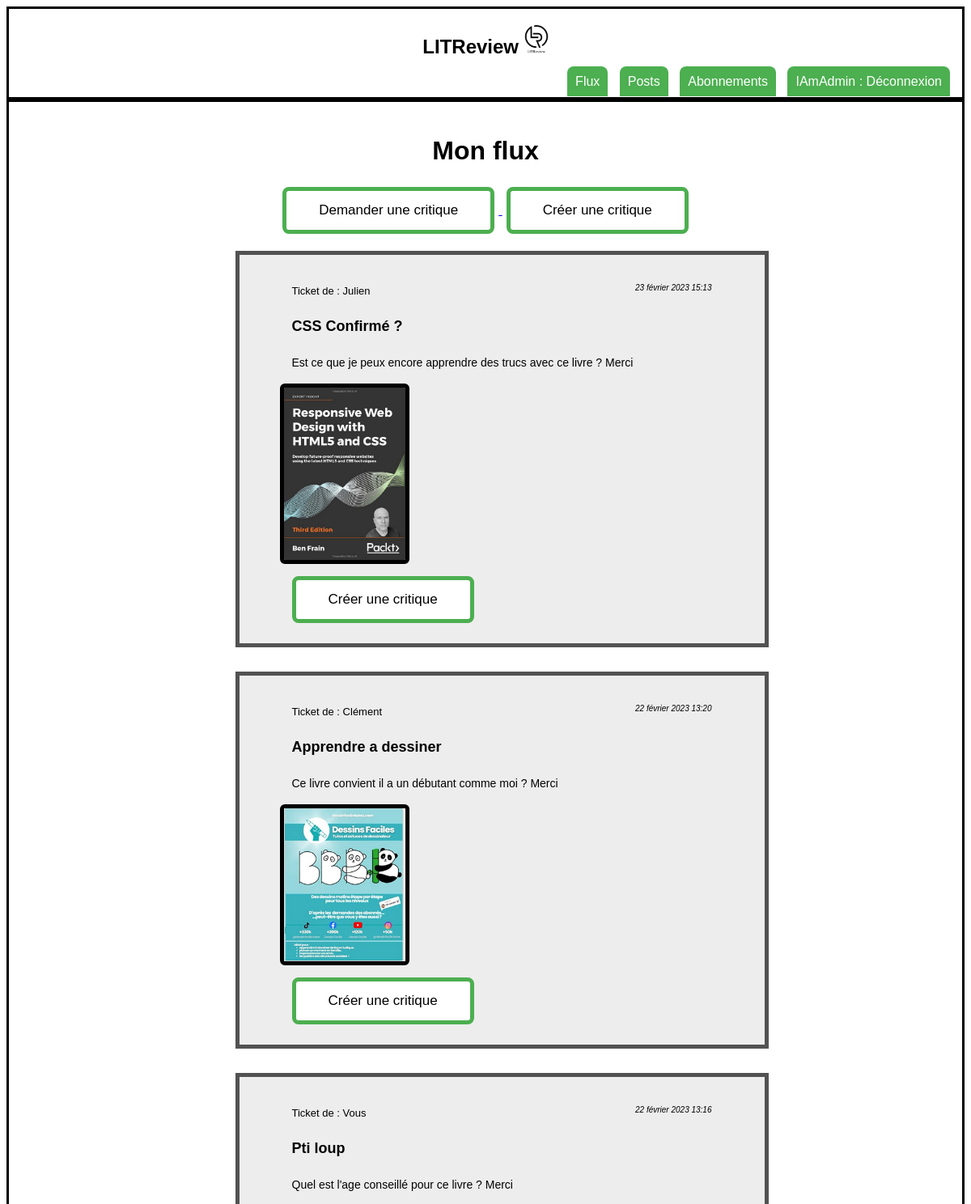
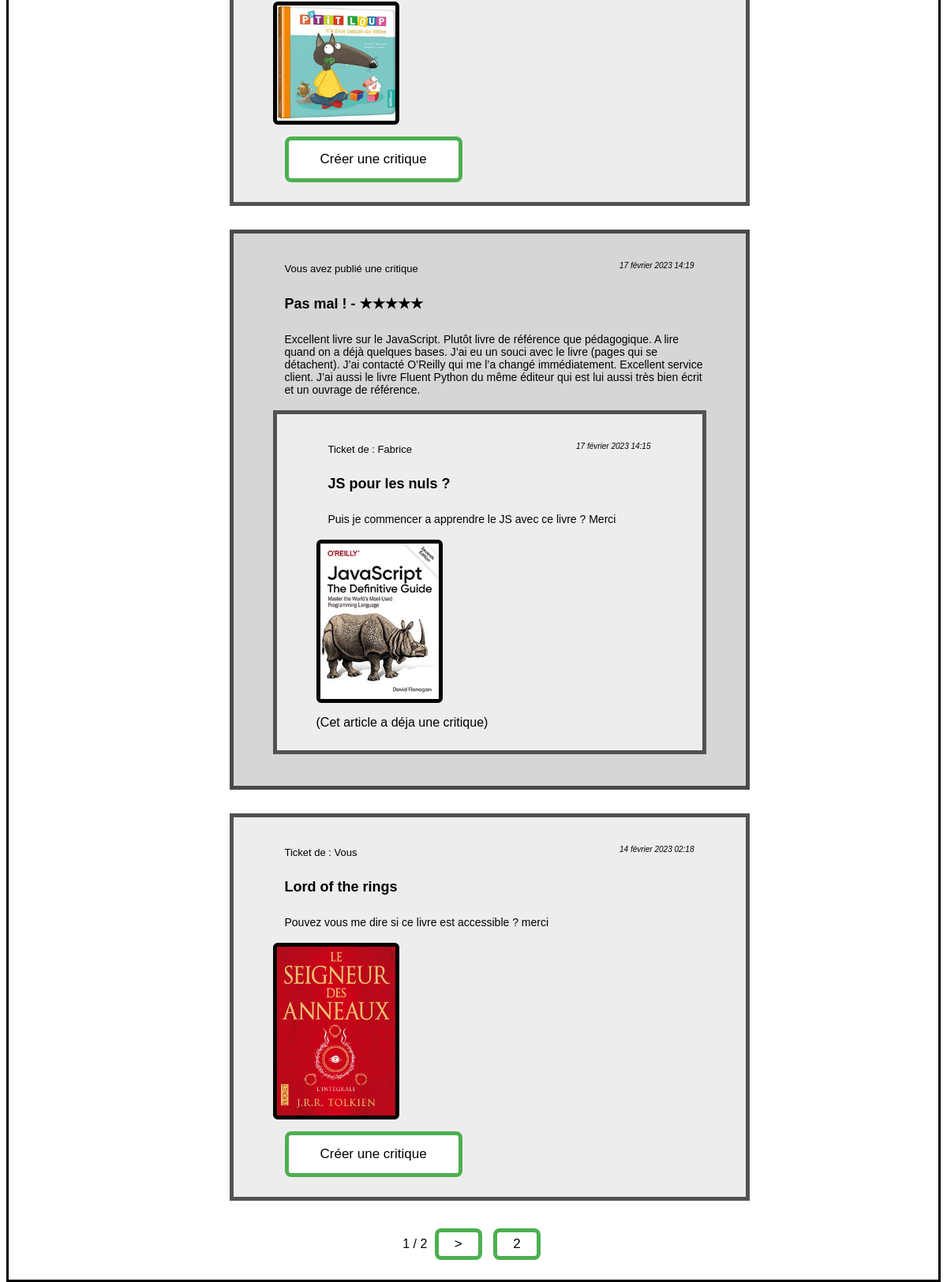
Screenshot of /flux/ (signed in) with the database file from the repository (2 pictures, top to bottom).
### review/models.py (models this page shows)
class Ticket(models.Model):
    title = models.CharField(max_length=128)
    description = models.TextField(max_length=2048,
                                   blank=True)
    user = models.ForeignKey(to=settings.AUTH_USER_MODEL,
                             on_delete=models.CASCADE)
    image = models.ImageField(null=True,
                              blank=True)
    time_created = models.DateTimeField(auto_now_add=True)

class Review(models.Model):
    headline = models.CharField(max_length=128)
    body = models.TextField(max_length=8192,
                            blank=True)
    time_created = models.DateTimeField(auto_now_add=True)
    ticket = models.ForeignKey(to=Ticket,
                               on_delete=models.CASCADE,
                               related_name='with_ticket')
    rating = models.PositiveSmallIntegerField(validators=[MinValueValidator(0),
                                                          MaxValueValidator(5)])
    user = models.ForeignKey(to=settings.AUTH_USER_MODEL,
                             on_delete=models.CASCADE)

### review/views.py (the view)
# urls.py: path('flux/', review.views.flux, name='flux'),
@login_required
def flux(request):
    tickets = Ticket.objects.filter(
        Q(user__followed_by__user=request.user) |
        Q(user=request.user)
    ).distinct()
    tickets_filter = Ticket.objects.filter(user=request.user)
    reviews = Review.objects.filter(
        Q(user__followed_by__user=request.user) |
        Q(user=request.user) |
        Q(ticket__in=tickets_filter)
    ).distinct()
    liste = []
    tickets_review = Review.objects.values('ticket')
    for tick in tickets_review:
        liste.append(tick['ticket'])
    reviews = reviews.annotate(content_type=Value('REVIEW', CharField()))
    tickets = tickets.annotate(content_type=Value('TICKET', CharField()))
    posts = sorted(
        chain(reviews, tickets),
        key=lambda post: post.time_created,
        reverse=True)
    paginator = Paginator(posts, POST_PER_PAGE)
    page_number = request.GET.get('page')
    page_obj = paginator.get_page(page_number)
    return render(request, 'review/flux.html', context={'posts': posts,
                                                        'liste': liste,
                                                        'page_obj': page_obj})

### review/templates/review/flux.html (shortened to what this page needs)
{% extends 'base.html' %}
{% block content %}
<h1>Mon flux</h1>
<a href="{% url 'ticket-create' %}">
    <button>Demander une critique</button>
</a>
<a href="{% url 'review-create' %}">
    <button>Créer une critique</button>
</a>
<ul>
    {% for post in page_obj %}
        {% if post.content_type == 'TICKET' %}
            {% include 'ticket_snippet.html' %}
        {% elif post.content_type == 'REVIEW' %}
            {% include 'review_snippet.html' %}
        {% endif %}
    {% endfor %}
</ul>
<div id="page">
    <span> {{ page_obj.number }} / {{ page_obj.paginator.num_pages }}</span>
    {% if page_obj.has_next %}
    <a href="?page={{ page_obj.next_page_number }}"><button>></button></a>
    <a href="?page={{ page_obj.paginator.num_pages }}"><button>{{ page_obj.paginator.num_pages }}</button></a>
    {% endif %}
</div>
{% endblock content %}

### Templates/base.html (shortened to what this page needs)
{% load static %}
<html>
    <head>
        <link rel="stylesheet" href="{% static 'review/styles.css' %}" />
    </head>
    <body>
    <nav> <h1>LITReview <img src="{% static 'img/LIT.PNG' %}" id="logo"></h1>
    {% if user.is_authenticated %}
        <div id="navigation">
            <a href="{% url 'flux' %}">Flux</a>
            <a href="{% url 'mypost' %}">Posts</a>
            <a href="{% url 'abo' %}">Abonnements</a>
            <a href="{% url 'logout' %}">{{ user.username }} : Déconnexion</a>
        </div>
    {% endif %}
    </nav>
    <div id="main">
        {% block content %}{% endblock %}
    </div>
    </body>
</html>

### review/templates/review/ticket_snippet.html
<div class="ticket">
    <time>{{ post.time_created }}</time>
    <p id="user">
    {% if post.user.username == user.username %}
            Ticket de : Vous
    {% else %}
            Ticket de : {{ post.user }}
    {% endif %}
    </p>
    <p id="titre">{{ post.title }}</p>
    <p id="description">{{ post.description }}</p>
    {% if post.image %}
        <img src="/media/{{post.image}}" width="150">
    {% else %}
        <img src="/media/book_default.png" width="150">
    {% endif %}
    {% if liste %}
        {% if post.id in liste %}
            <p id="review">(Cet article a déja une critique)</p>
        {% else %}
            <br><a href="{% url 'review-from-ticket' post.id %}">
                <button>Créer une critique</button>
            </a>
        {% endif %}
    {% endif %}
</div>

### review/templates/review/review_snippet.html
{% load review_tags %}
<div class="review">
        <time>{{ post.time_created }}</time>
        <p id="user">
        {% if post.user.username == user.username %}
                Vous avez publié une critique
        {% else %}
                {{ post.user }} a publié une critique
        {% endif %}
        </p>
        <p id="headline" >{{ post.headline }} -
                {% if post.rating == 1 %}
                ★
                {% elif post.rating == 2 %}
                ★★
                {% elif post.rating == 3 %}
                ★★★
                {% elif post.rating == 4 %}
                ★★★★
                {% elif post.rating == 5 %}
                ★★★★★
                {% endif %}</p>
        <p id="body">{{ post.body }}</p>
        {% if post.ticket %}
                <div class="review_include_ticket">
                {% include 'ticket_snippet.html' with post=post.ticket %}
                </div>
        {% endif %}
</div>

### review/static/review/styles.css (style rules this page uses)
body { font-family: Verdana, "Arial", sans-serif; }
button { border-radius: 8px; padding: 14px 40px; background-color: white; color: black; border: 5px solid #4CAF50; font-size:17px; margin: 5px; transition-duration: 0.3s; }
#page button { padding: 5px 20px; }
nav { height: auto; border: 3px solid black; }
nav div { text-align: right; }
nav h1 { text-align: center; }
nav #logo { width: 30px; position: static; }
#navigation { margin: 10px; }
#navigation a { text-decoration: none; padding: 10px; border-radius: 8px 8px 0px 0px; background-color: #4CAF50; margin: 5px; color: white; transition-duration: 0.3s; }
#main { border: 3px solid black; text-align: center; padding: 20px; }
.ticket { border: 5px solid #000000A6; margin-left: auto; margin-right: auto; margin-bottom: 30px; padding: 20px 50px 10px 50px; background-color: #EDEDED; text-align: left; max-width: 50%; }
.ticket #user { padding: 4px 10px 4px 15px; font-size: 13px; }
.ticket #titre { padding: 4px 0px 4px 15px; font-size: 18px; font-weight: bold; }
.ticket #description { padding: 4px 0px 4px 15px; font-size: 14px; font-weight: normal; }
.ticket img { border: 5px solid; border-radius: 6px; }
.ticket time { float: right; font-size: 10px; font-style: italic; padding: 15px; }
.ticket button { text-align: right; margin: 15px; }
.review_include_ticket .ticket { border: 5px solid #000000A6; margin-left: auto; margin-right: auto; margin-bottom: 30px; background-color: #EDEDED; text-align: left; max-width: 100%; }
.review { border: 5px solid #000000A6; margin-left: auto; margin-right: auto; margin-bottom: 30px; background-color: #D6D6D6; text-align: left; padding: 20px 50px 10px 50px; max-width: 50%; }
.review time { float: right; font-size: 10px; font-style: italic; padding: 15px; }
.review #user { padding: 4px 10px 4px 15px; font-size: 13px; }
.review #headline { padding: 4px 0px 4px 15px; font-size: 18px; font-weight: bold; }
.review #body { padding: 4px 0px 4px 15px; font-size: 14px; font-weight: normal; }

### rows the page displays
Ticket: time_created "23 février 2023 15:13", user "Julien", title "CSS Confirmé ?", description "Est ce que je peux encore apprendre des trucs avec ce livre ? Merci", image (picture), shows "Créer une critique"
Ticket: time_created "22 février 2023 13:20", user "Clément", title "Apprendre a dessiner", description "Ce livre convient il a un débutant comme moi ? Merci", image (picture), shows "Créer une critique"
Ticket: time_created "22 février 2023 13:16", shows "Ticket de : Vous", title "Pti loup", description "Quel est l'age conseillé pour ce livre ? Merci", image (picture), shows "Créer une critique"
Review: time_created "17 février 2023 14:19", shows "Vous avez publié une critique", headline "Pas mal !", body "Excellent livre sur le JavaScript. Plutôt livre de référence que pédagogique. A lire quand on a déjà quelques bases. J’ai eu un souci avec le livre (pages qui se détachent). J’ai contacté O’Reilly qui me l’a changé immédiatement. Excellent service client. J’ai aussi le livre Fluent Python du même éditeur qui est lui aussi très bien écrit et un ouvrage de référence.", time_created "17 février 2023 14:15", user "Fabrice", title "JS pour les nuls ?", description "Puis je commencer a apprendre le JS avec ce livre ? Merci", image (picture), shows "(Cet article a déja une critique)"
Ticket: time_created "14 février 2023 02:18", shows "Ticket de : Vous", title "Lord of the rings", description "Pouvez vous me dire si ce livre est accessible ? merci", image (picture), shows "Créer une critique"

### other values shown
{{ user.username }} "IAmAdmin"
{{ page_obj.number }} "1"
{{ page_obj.paginator.num_pages }} "2"
